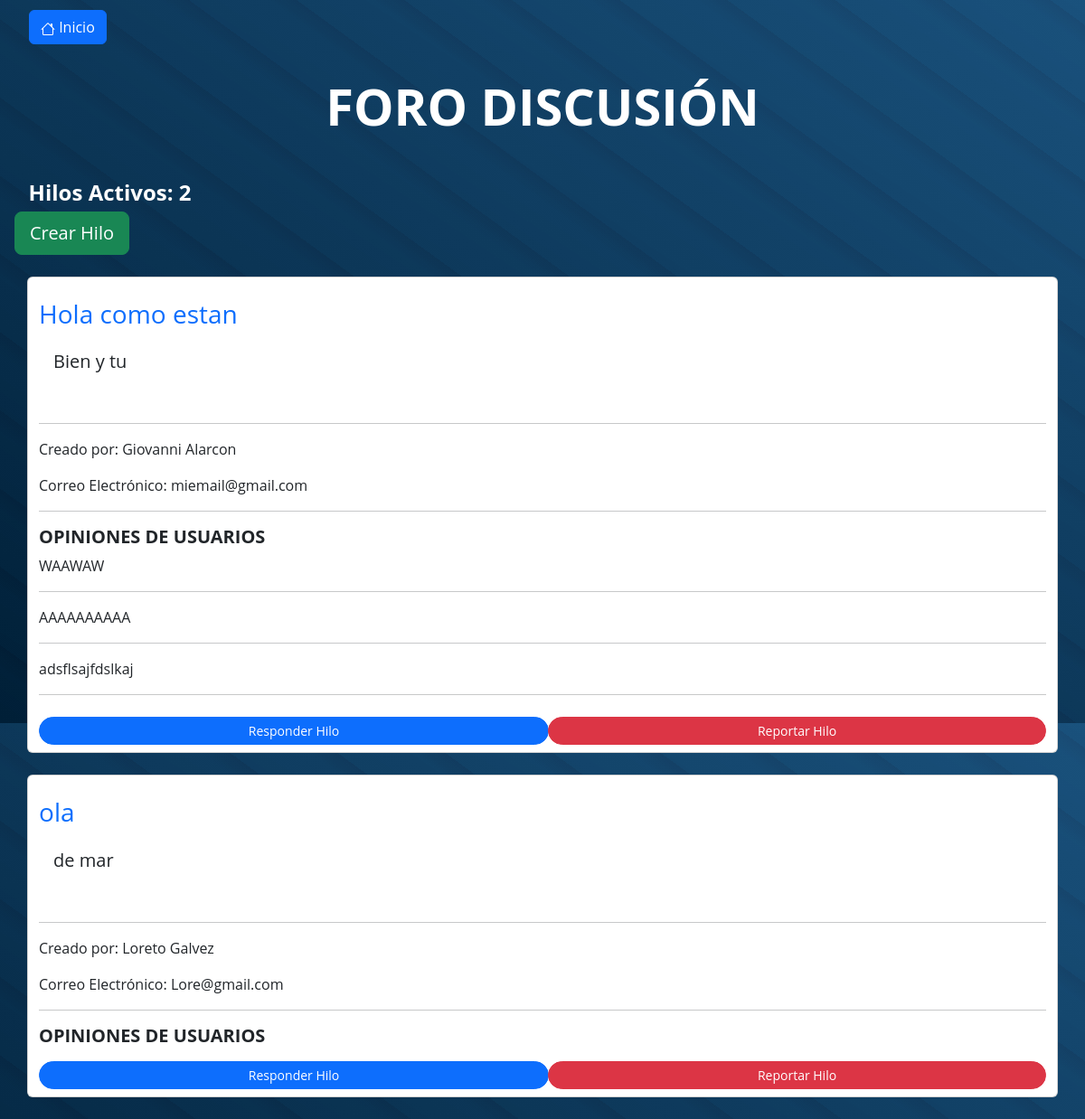
Page /foro/ on the committed database.
### apps/Core/models.py (models this page shows, shortened)
class Foro(models.Model):
    usuario = models.ForeignKey(Usuario, on_delete=models.CASCADE)
    tema = models.CharField(max_length=200)
    descripcion = models.CharField(max_length=1000, blank=True)
    link = models.CharField(max_length=100, null=True)
    fecha_creacion = models.DateTimeField(auto_now_add=True, null=True)

class Usuario(AbstractBaseUser):
    nombre = models.CharField('nombre', max_length=50, blank=False, null=False)
    apellido = models.CharField('apellido', max_length=50, blank=False, null=False)
    correo = models.EmailField('correo', max_length=254, unique=True, blank=False, null=False)
    fecha = models.DateField('fechaNacimiento', null=False, blank=False, default=timezone.now)
    username = models.CharField('username', max_length=100)
    tipo = models.CharField('Tipo', max_length=3, choices=[('Stu', 'Estudiante'), ('Tea', 'Profesor'), ('Str', 'Otro')])
    activo = models.BooleanField(default=True)
    super = models.BooleanField(default=False)
    objects = UsuarioManager()
    USERNAME_FIELD = 'correo'
    REQUIRED_FIELDS = ['nombre','apellido']

class Discussion(models.Model):
    hilo = models.ForeignKey(Foro, blank=True, on_delete=models.CASCADE)
    discusion = models.CharField(max_length=1000)

### apps/Core/views.py (the view)
# urls.py: path('foro/', views.foro, name='foro'),
def foro(request):
    foros = Foro.objects.all()
    counts = len(foros)
    discussions = Discussion.objects.all()
    context = {
        'foros': foros,
        'counts': counts,
        'discussions': discussions
    }
    return render(request, 'Core/foro/foro.html', context)

### apps/Core/templates/Core/foro/foro.html (shortened to what this page needs)
{% extends "Core/base.html" %}
{% block content %}
<link href="https://cdn.jsdelivr.net/npm/bootstrap@5.3.3/dist/css/bootstrap.min.css" rel="stylesheet">
<h1 class="text-center text-white display-4 my-4 fw-bold">FORO DISCUSIÓN</h1>
 <h2 class="jumbotron p-3 mb-2">
    <span class="badge badge-secondary">Hilos Activos: {{counts}}</span>
    <form method="POST" action="{% url 'add_foro' %}">
        <button class="btn btn-success btn-lg">Crear Hilo</button>
    </form>
 </h2>
 <div class="card-colums">
    {% for foro in foros %}
        <div class="card box container">
            <br>
            <h5 class="card-title">
                <a href="{{foro.link}}" class="text-decoration-none"><h3>{{foro.tema}}</h3></a>
                <div class="card-body container">
                    <p>{{foro.descripcion}}</p>
                </h5>
                <hr>
                <p>Creado por: {{foro.usuario.nombre}}  {{foro.usuario.apellido}}</p>
                Correo Electrónico: {{foro.usuario.correo}}
                <hr>
                <h4 class="text-uppercase fw-bold fs-5">OPINIONES DE USUARIOS</h4>
                {% for discuss in discussions %}
                    {% if discuss.hilo == foro %}
                        {{ discuss.discusion }}
                        <hr>
                    {% endif %}
                {% endfor %}
                <div class="btn-group">
                    <button class="btn btn-primary btn-sm px-2 rounded-pill my-2" onclick=location.href="{% url 'add_discussion' foro.id %}">Responder Hilo</button>
                    <button class="btn btn-danger btn-sm px-2 rounded-pill my-2" onclick=location.href="{% url 'delete_discussion' foro.id %}">Reportar Hilo</button>
                </div>
            </div>
        </div>
        <br>
    {% endfor %}
{% endblock content %}

### apps/Core/static/Core/css/estilos.css (style rules this page uses)
* { box-sizing: border-box; font-family: 'Open Sans',sans-serif; margin: 0; padding: 0; }
body { height: 100vh; background-color: #000; background: linear-gradient(to right top,rgba(0,0,0,.5),hsla(0,0%,100%,.1)),repeating-linear-gradient(36deg,#003e6e,#003e6e 50px,#003e6e 0,#003765 70px); background-size: cover; background-position: center; }
a { text-decoration: none; color: #fff; font-size: 1rem; }

### rows in the picture
Foro: tema "Hola como estan", descripcion "Bien y tu", usuario.nombre "Giovanni", usuario.apellido "Alarcon", usuario.correo "miemail@gmail.com"
Discussion: discusion "WAAWAW"
Discussion: discusion "AAAAAAAAAA"
Discussion: discusion "adsflsajfdslkaj"
Foro: tema "ola", descripcion "de mar", usuario.nombre "Loreto", usuario.apellido "Galvez", usuario.correo "Lore@gmail.com"

### other values in the picture
{{ counts }} "2"
